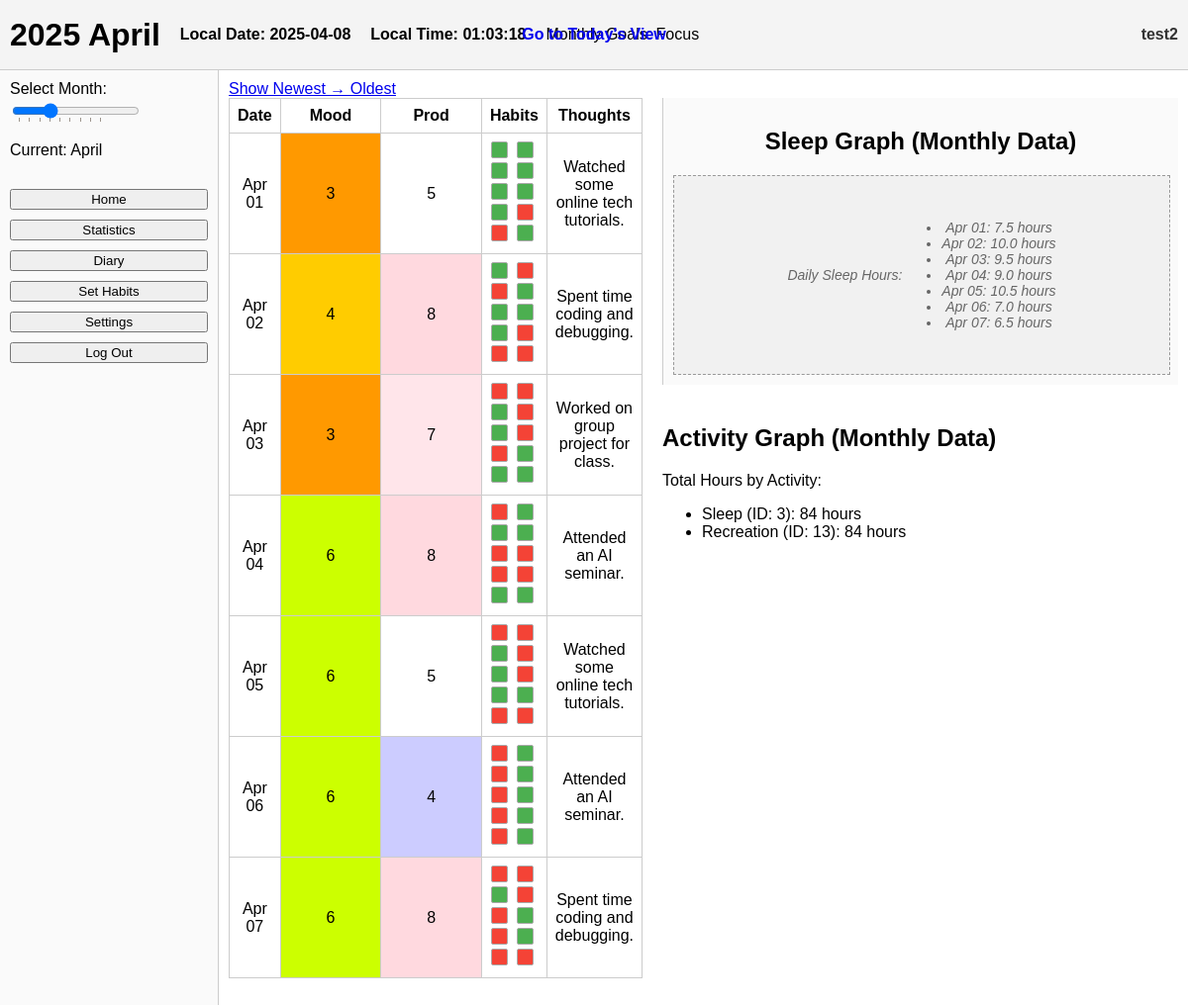
Page /month/2025/4/ (signed in) on the committed database.
### mainpage/models.py (models this page shows, shortened)
class MonthlyHabits(models.Model):
    user_id = models.IntegerField()
    year = models.IntegerField()
    month = models.IntegerField()
    goal_text = models.TextField(blank=True)
    habit_1 = models.CharField(max_length=100, blank=True)
    habit_2 = models.CharField(max_length=100, blank=True)
    habit_3 = models.CharField(max_length=100, blank=True)
    habit_4 = models.CharField(max_length=100, blank=True)
    habit_5 = models.CharField(max_length=100, blank=True)
    habit_6 = models.CharField(max_length=100, blank=True)
    habit_7 = models.CharField(max_length=100, blank=True)
    habit_8 = models.CharField(max_length=100, blank=True)
    habit_9 = models.CharField(max_length=100, blank=True)
    habit_10 = models.CharField(max_length=100, blank=True)
    class Meta:
        unique_together = ("user_id", "year", "month")

class DailyData(models.Model):
    user_id = models.IntegerField()
    date = models.DateField()
    mood_rating = models.IntegerField(null=True, blank=True)
    productivity_score = models.IntegerField(null=True, blank=True)
    sleep = models.TextField(null=True, blank=True)
    habits_completed = models.TextField(null=True, blank=True)
    thoughts = models.TextField(null=True, blank=True)
    self_reflection = models.TextField(null=True, blank=True)
    hourly_activity_logging = models.TextField(null=True, blank=True)
    class Meta:
        unique_together = ("user_id", "date")

### authapp/models.py (models this page shows, shortened)
class CustomUser(AbstractUser):
    username = models.CharField(
        _('username'),
        max_length=12,
        unique=True,
        help_text=_('Required. 3-12 characters. Letters and digits only.'),
        validators=[
            RegexValidator(
                regex=r'^[A-Za-z0-9]+$',
                message=_('Username can only contain letters and digits.')
            ),
            MinLengthValidator(3, _('Username must have at least 3 characters.')),
            MaxLengthValidator(12, _('Username cannot exceed 12 characters.')),
        ],
        error_messages={
            'unique': _("This username is already taken."),
        },
    )
    first_name = None
    last_name = None
    GENDER_CHOICES = [
        (1, 'Male'),
        (2, 'Female'),
    ]
    preferred_name = models.CharField(max_length=100, blank=True)
    b_day = models.DateField(null=True, blank=True)
    gender = models.IntegerField(choices=GENDER_CHOICES, null=True, blank=True)

### mainpage/views.py (the view)
# urls.py: path('month/<int:year>/<int:month>/', month_view, name='month_view'),
@login_required
def month_view(request, year, month):
    reverse = request.GET.get("reverse") == "1"
    order = '-date' if reverse else 'date'
    daily_logs = DailyData.objects.filter(
        user_id=request.user.id,
        date__year=year,
        date__month=month
    ).order_by(order)
    try:
        monthly_obj = MonthlyHabits.objects.get(
            user_id=request.user.id,
            year=year,
            month=month
        )
    except MonthlyHabits.DoesNotExist:
        monthly_obj = None
    days_data = []
    for log in daily_logs:
        mood_val = log.mood_rating if log.mood_rating is not None else 0
        prod_val = log.productivity_score if log.productivity_score is not None else 0
        mood_val = int(mood_val)
        prod_val = int(prod_val)
        mood_color = interpolate_color(mood_val,  # 0=red, 5=yellow, 10=green
                                       (0, '#ff0000'),   # red
                                       (5, '#ffff00'),   # yellow
                                       (10, '#00ff00'))  # green
        prod_color = interpolate_color(prod_val, # 0=blue, 5=white, 10=pink
                                       (0, '#0000ff'),   # blue
                                       (5, '#ffffff'),   # white
                                       (10, '#ffc0cb'))  # pink
        habits_str = log.habits_completed or ''
        habits_str = habits_str.ljust(10, '0')[:10]
        habit_labels = []
        if monthly_obj:
            habit_labels = [
                monthly_obj.habit_1, monthly_obj.habit_2, monthly_obj.habit_3,
                monthly_obj.habit_4, monthly_obj.habit_5, monthly_obj.habit_6,
                monthly_obj.habit_7, monthly_obj.habit_8, monthly_obj.habit_9,
                monthly_obj.habit_10
            ]
        else:
            habit_labels = [""] * 10
        habit_statuses = []
        for i, hname in enumerate(habit_labels):
            is_complete = (habits_str[i] == '1')
            habit_statuses.append((hname, is_complete))
        days_data.append({
            "date_obj": log.date,
            "mood_val": mood_val,
            "mood_color": mood_color,
            "prod_val": prod_val,
            "prod_color": prod_color,
            "habit_statuses": habit_statuses,
            "thoughts": log.thoughts or "",
            "self_reflection": log.self_reflection or "",
        })
    monthly_sleep_data = []
    monthly_activity_aggregate = {}  # { activity_name -> total hours }
    def parse_time_str(t_str):
        t_str = t_str.strip()
        if not t_str:
            return None
        t_str = t_str.replace(':', '')
        if len(t_str) == 3:
            h = int(t_str[0])
            m = int(t_str[1:])
        elif len(t_str) == 4:
            h = int(t_str[:2])
            m = int(t_str[2:])
        else:
            return None
        if h < 0 or h > 23 or m < 0 or m > 59:
            return None
        return time(h, m)
    for log in daily_logs:
        if log.sleep:
            parts = log.sleep.split(',')
            bed_str = parts[0].strip() if len(parts) > 0 else ''
            wake_str = parts[1].strip() if len(parts) > 1 else ''
            bed_time_obj = parse_time_str(bed_str)
            wake_time_obj = parse_time_str(wake_str)
            if bed_time_obj and wake_time_obj:
                sleep_duration = (datetime.combine(log.date, wake_time_obj)
                                  - datetime.combine(log.date, bed_time_obj))
                if sleep_duration.total_seconds() < 0:
                    sleep_duration += timedelta(hours=24)
                sleep_hours = sleep_duration.total_seconds() / 3600.0
            else:
                sleep_hours = 0
        else:
            sleep_hours = 0
        monthly_sleep_data.append({
            "date_obj": log.date,
            "sleep_hours": sleep_hours
        })
        if log.hourly_activity_logging:
            try:
                hour_list = json.loads(log.hourly_activity_logging)
            except:
                hour_list = []
        else:
            hour_list = []
        from mainpage.models import ActivityMapping
        activity_lookup = {
            a.id: a.name for a in ActivityMapping.objects.filter(user_id=request.user.id)
        }
        for hour_item in hour_list:
            act_id = hour_item.get('activity')
            if act_id in activity_lookup:
                key = f"{activity_lookup[act_id]} (ID: {act_id})"
                monthly_activity_aggregate[key] = monthly_activity_aggregate.get(key, 0) + 1
    context = {
        "year": year,
        "month": month,
        "monthly_obj": monthly_obj,
        "days_data": days_data,
        "current_view": "month_view",
        "reverse": reverse,
        "monthly_sleep_data": monthly_sleep_data,
        "monthly_activity_aggregate": monthly_activity_aggregate,
    }
    return render(request, 'mainpage/month_statistics.html', context)

### mainpage/views.py (called while the page is built)
def interpolate_color(value, low_tuple, mid_tuple, high_tuple):
    lv, lc = low_tuple
    mv, mc = mid_tuple
    hv, hc = high_tuple
    if value <= lv:
        return lc
    elif value >= hv:
        return hc
    elif value <= mv:
        ratio = (value - lv) / (mv - lv)
        return blend_hex_colors(lc, mc, ratio)
    else:
        ratio = (value - mv) / (hv - mv)
        return blend_hex_colors(mc, hc, ratio)

def blend_hex_colors(colorA, colorB, t):
    cA = colorA.lstrip('#')
    cB = colorB.lstrip('#')
    rA, gA, bA = int(cA[0:2], 16), int(cA[2:4], 16), int(cA[4:6], 16)
    rB, gB, bB = int(cB[0:2], 16), int(cB[2:4], 16), int(cB[4:6], 16)
    r = int(rA + (rB - rA) * t)
    g = int(gA + (gB - gA) * t)
    b = int(bA + (bB - bA) * t)
    return f"#{r:02x}{g:02x}{b:02x}"

### mainpage/templates/mainpage/month_statistics.html (shortened to what this page needs)
{% extends "mainpage/base_month.html" %}
{% load static %}
{% block content %}
<div class="toggle-order-btn">
  {% if reverse %}
    <a href="?reverse=0" class="button">Show Oldest → Newest</a>
  {% else %}
    <a href="?reverse=1" class="button">Show Newest → Oldest</a>
  {% endif %}
</div>
<div class="stats-container">
  <section class="stats-table">
    <table class="days-table">
      <thead>
        <tr>
          <th>Date</th>
          <th>Mood</th>
          <th>Prod</th>
          <th>Habits</th>
          <th>Thoughts</th>
        </tr>
      </thead>
      <tbody>
        {% for d in days_data %}
        <tr>
          <td>{{ d.date_obj|date:"M d" }}</td>
          <td style="background-color: {{ d.mood_color }};">{{ d.mood_val }}</td>
          <td style="background-color: {{ d.prod_color }};">{{ d.prod_val }}</td>
          <td>
            {% for habit_name, is_done in d.habit_statuses %}
              {% if habit_name %}
                <span class="habit-square {% if is_done %}complete{% else %}incomplete{% endif %}"
                      title="{{ habit_name }}"></span>
              {% endif %}
            {% endfor %}
          </td>
          <td>{{ d.thoughts|truncatewords:10 }}</td>
        </tr>
        {% endfor %}
      </tbody>
    </table>
  </section>
  <div class="right-section">
    <aside class="sleep-graph">
      <h2>Sleep Graph (Monthly Data)</h2>
      <div class="graph-box">
        {% if monthly_sleep_data %}
          <p>Daily Sleep Hours:</p>
          <ul>
          {% for item in monthly_sleep_data %}
            <li>{{ item.date_obj|date:"M d" }}: {{ item.sleep_hours|floatformat:1 }} hours</li>
          {% endfor %}
          </ul>
        {% else %}
          <p>No sleep data for this month yet.</p>
        {% endif %}
      </div>
    </aside>
    <aside class="activity-graph">
      <h2>Activity Graph (Monthly Data)</h2>
      <div class="graph-box">
        {% if monthly_activity_aggregate %}
          <p>Total Hours by Activity:</p>
          <ul>
          {% for activity_name, total_hours in monthly_activity_aggregate.items %}
            <li>{{ activity_name }}: {{ total_hours }} hours</li>
          {% endfor %}
          </ul>
        {% else %}
          <p>No activity data for this month yet.</p>
        {% endif %}
      </div>
    </aside>
  </div>
</div>
{% endblock %}

### mainpage/templates/mainpage/base_month.html (shortened to what this page needs)
{% load static %}
<!DOCTYPE html>
<html lang="en">
<head>
  <link rel="stylesheet" href="{% static 'mainpage/css/monthly.css' %}">
</head>
<body>
  <header class="main-header">
    <div class="header-left">
      <h1 id="currentMonth" data-year="{{ year }}" data-month="{{ month }}">
      </h1>
      <p id="local-date" style="font-weight:bold;">Date: --</p>
      <p id="local-time" style="font-weight:bold;">Time: --:--:--</p>
      {% if monthly_obj.goal_text %}
        <div class="monthly-goals">Monthly Goals: {{ monthly_obj.goal_text }}</div>
      {% endif %}
    </div>
    <div class="center-nav">
      <a id="log-today-link" href="#">Go to Today's View</a>
    </div>
    <div class="header-right">
      <span class="username">{{ user.username }}</span>
    </div>
  </header>
  <div class="content-container">
    <nav class="navbar">
      <label for="monthSlider">Select Month:</label>
      <input
        type="range"
        id="monthSlider"
        name="monthSlider"
        min="1"
        max="12"
        step="1"
        value="{{ month }}"
        data-view="{{ current_view }}"
        list="monthTickmarks"
      />
      <p id="sliderMonthLabel">Current: --</p>
      <div class="menu-buttons">
        <button onclick="window.location.href='{% url 'main_page' %}'">Home</button>
        <button onclick="window.location.href='{% url 'month_view' year=year month=month %}'">Statistics</button>
        <button onclick="window.location.href='{% url 'diary_view' year=year month=month %}'">Diary</button>
        <button onclick="window.location.href='{% url 'set_habits' %}'">Set Habits</button>
        <button onclick="window.location.href='{% url 'settings' %}'">Settings</button>
        <button onclick="window.location.href='{% url 'logout' %}'">Log Out</button>
      </div>
    </nav>
    <main class="main-content">
      {% block content %}{% endblock %}
    </main>
  </div>
</body>
</html>

### mainpage/static/mainpage/css/monthly.css (style rules this page uses)
body { margin: 0; font-family: Arial, sans-serif; }
header { background-color: #f4f4f4; padding: 10px; display: flex; align-items: center; justify-content: space-between; border-bottom: 1px solid #ccc; }
.main-header { background-color: #f4f4f4; padding: 10px; display: flex; align-items: center; justify-content: space-between; border-bottom: 1px solid #ccc; position: relative; height: 50px; flex-wrap: nowrap; }
.header-left { display: flex; align-items: center; gap: 20px; }
.center-nav { position: absolute; left: 50%; transform: translateX(-50%); line-height: 50px; }
.header-right { display: flex; align-items: center; gap: 10px; }
#log-today-link { font-weight: bold; text-decoration: none; }
.username { font-weight: bold; color: #333; }
.content-container { display: flex; flex-direction: row; }
.navbar { width: 200px; border-right: 1px solid #ccc; padding: 10px; background-color: #fafafa; }
.menu-buttons { margin-top: 30px; }
.menu-buttons button { display: block; margin-bottom: 10px; width: 100%; }
.main-content { flex: 1; overflow-y: auto; padding: 10px; }
.days-table { border-collapse: collapse; width: 100%; margin-bottom: 20px; }
.days-table th, .days-table td { border: 1px solid #ccc; padding: 8px; text-align: center; }
.days-table td:nth-child(2), .days-table td:nth-child(3) { width: 85px; text-align: center; }
.habit-square { display: inline-block; width: 15px; height: 15px; margin: 0 4px 0 0; border: 1px solid #aaa; border-radius: 2px; }
.habit-square.complete { background-color: #4caf50; }
.habit-square.incomplete { background-color: #f44336; }
.sleep-graph { width: 500px; border-left: 1px solid #ccc; padding: 10px; background-color: #fafafa; text-align: center; }
.sleep-graph .graph-box { width: 100%; height: 200px; background-color: #f1f1f1; margin-top: 10px; border: 1px dashed #999; display: flex; align-items: center; justify-content: center; font-style: italic; color: #666; font-size: 14px; text-align: center; }
.stats-container { display: flex; flex-direction: row; align-items: flex-start; }
.stats-table { flex: 1; margin-right: 20px; }
.right-section { display: flex; flex-direction: column; gap: 20px; }

### rows in the picture
MonthlyHabits: goal_text "Focus"
CustomUser: username "test2"
DailyData: date_obj "Apr 01", thoughts "Watched some online tech tutorials.", date_obj "Apr 01"
DailyData: date_obj "Apr 02", thoughts "Spent time coding and debugging.", date_obj "Apr 02"
DailyData: date_obj "Apr 03", thoughts "Worked on group project for class.", date_obj "Apr 03"
DailyData: date_obj "Apr 04", thoughts "Attended an AI seminar.", date_obj "Apr 04"
DailyData: date_obj "Apr 05", thoughts "Watched some online tech tutorials.", date_obj "Apr 05"
DailyData: date_obj "Apr 06", thoughts "Attended an AI seminar.", date_obj "Apr 06"
DailyData: date_obj "Apr 07", thoughts "Spent time coding and debugging.", date_obj "Apr 07"

### other values in the picture
{{ d.mood_val }} "3" "4" "3" "6" "6" "6" "6"
{{ d.prod_val }} "5" "8" "7" "8" "5" "4" "8"
{{ item.sleep_hours|floatformat:1 }} "7.5" "10.0" "9.5" "9.0" "10.5" "7.0" "6.5"
{{ activity_name }} "Sleep (ID: 3)" "Recreation (ID: 13)"
{{ total_hours }} "84" "84"
